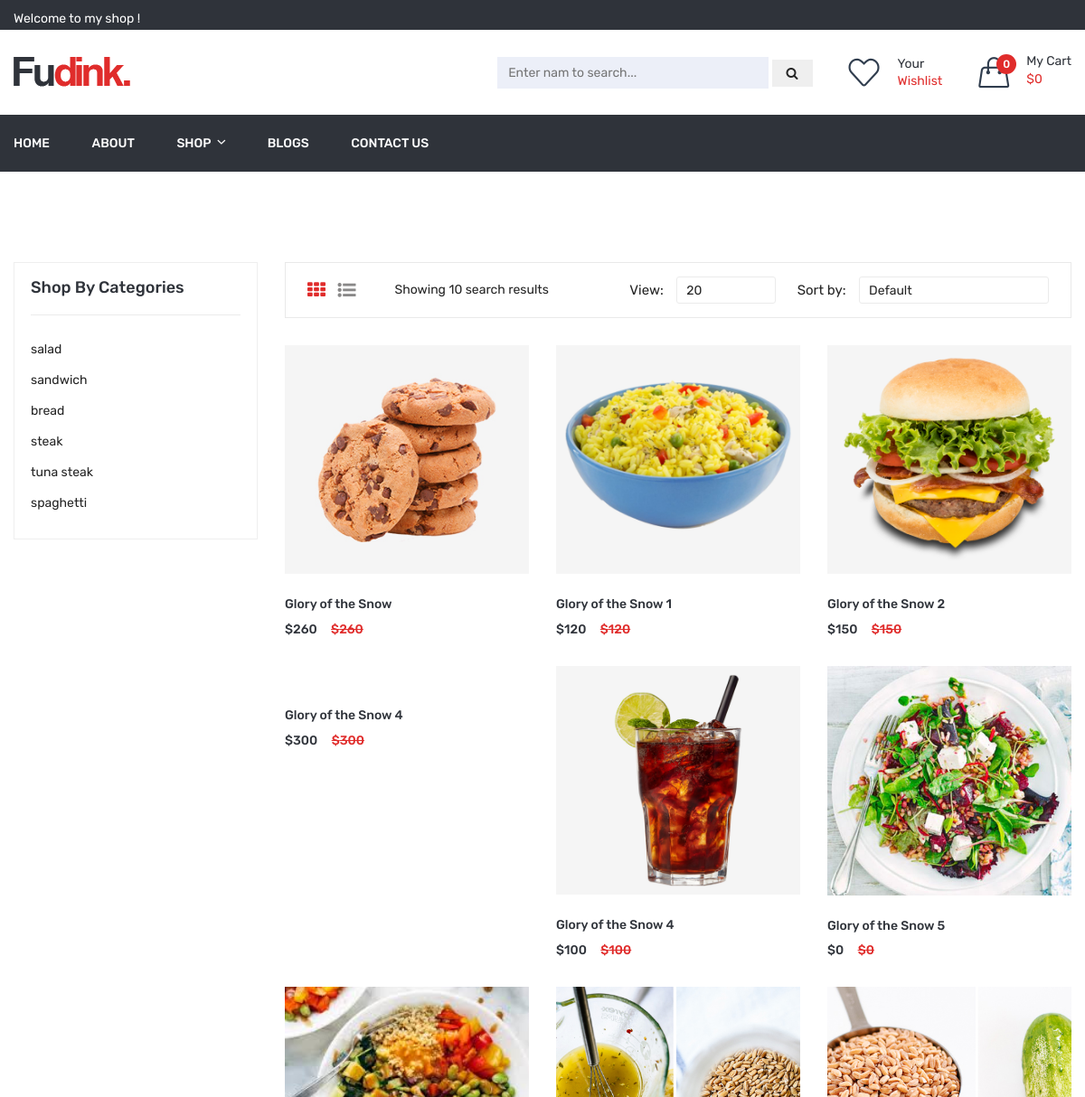
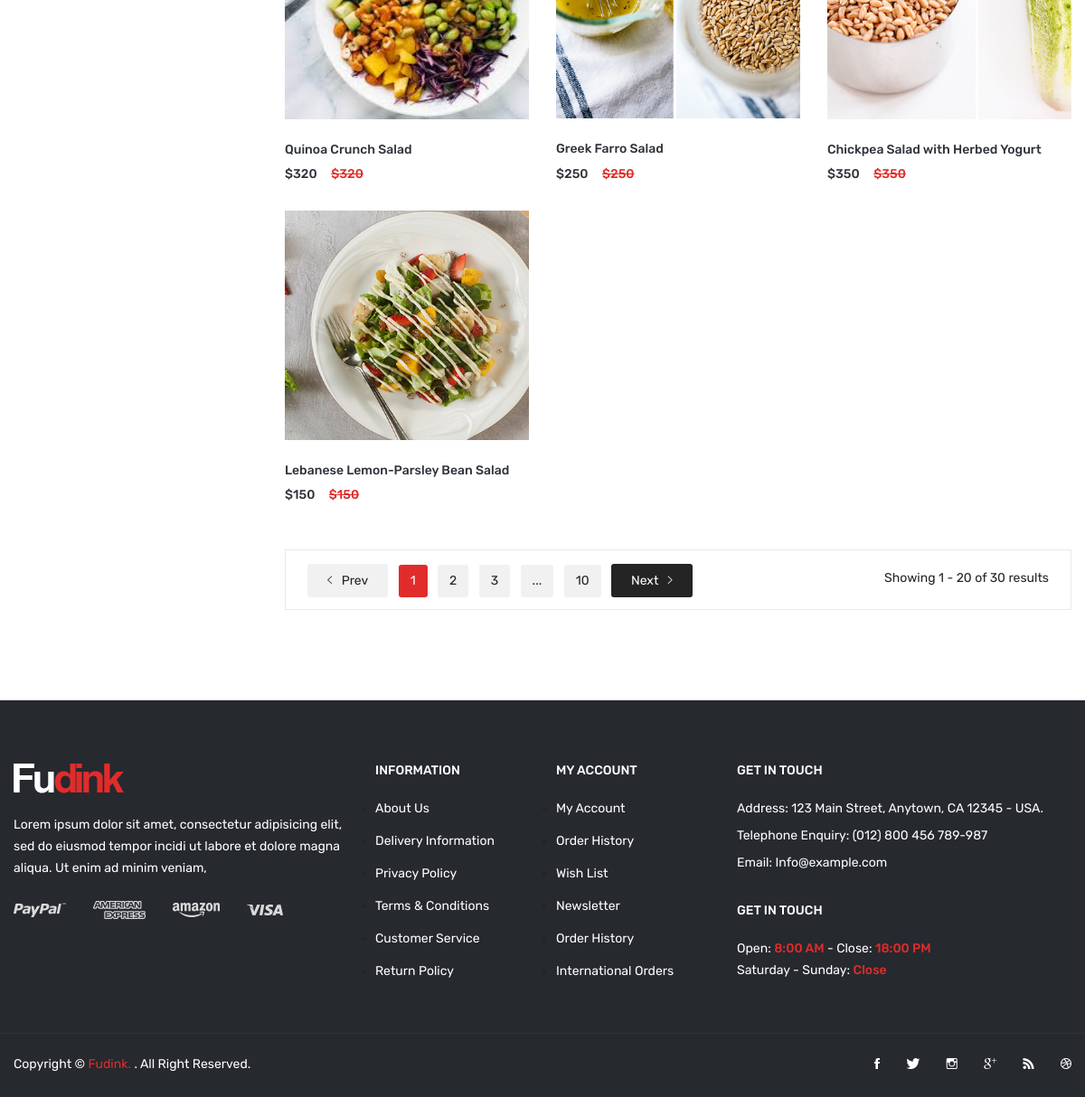
Screenshot of /search.php with the database file from the repository (2 pictures, top to bottom).
### tables this page shows
Create table product
(
  id int primary key auto_increment,
  name varchar(150) not null,
  price int not null default '0',
  sale_price int null default '0',
  image varchar(150) null,
  content text null,
  category_id int not null
);

Create table category
(
  id int primary key auto_increment,
  name varchar(100) not null unique,
  ordering int default '0',
  status tinyint(1) default '0'
);

### search.php (called while the page is built, shortened)
<?php
include 'header.php' ;
?>
<?php include "product/search-product.php" ?>
<?php include 'footer.php' ?>

### db/connect.php (called while the page is built, shortened)
<?php
$dns = "mysql:host=localhost;dbname=bkap";
$options = [
    PDO::MYSQL_ATTR_INIT_COMMAND => 'SET NAMES utf8',
    PDO::ATTR_ERRMODE => PDO::ERRMODE_EXCEPTION
];
try {
    $conn = new PDO($dns,'root','',$options);
} catch (PDOException $e) {
    echo $e->getMessage(); die;
}
function getAll($args = []){
    global $conn;
    $table = isset($args['table']) ? $args['table'] : '';
    $orderBy = isset($args['orderBy']) ? $args['orderBy'] : 'id';
    $where = isset($args['where']) ? $args['where'] : false;
    $orderCompare = isset($args['orderCompare']) ? $args['orderCompare'] : 'ASC';
    $rand = isset($args['rand']) ? true : false;
    $limit = isset($args['limit']) ? $args['limit'] : false;
    $sql = "SELECT * FROM $table ";
    if ($where) {
        $sql .= " WHERE $where ";
    }
    if ($rand) {
        $sql .= " Order By RAND()";
        if ($limit) {
             $sql .= " LIMIT $limit";
        }
    }else{
        $sql .= " Order By $orderBy $orderCompare ";
        if ($limit) {
             $sql .= " LIMIT $limit ";
        }
    }
    $stm = $conn->prepare($sql);
    $stm->setFetchMode(PDO::FETCH_ASSOC);
    $stm->execute();
    $result = $stm->fetchAll();
    return $result;
}
$cats = getAll(['table' => 'category']);
?>

### product/search-product.php (the view, shortened to what this page needs)
<?php
	$key = isset($_GET['key']) ? $_GET['key'] : '';
	$products = getAll(['table' => 'product','limit' => 10,'where' => "name LIKE '%$key%'"]);
 ?>
<div class="shop-page-area pt-100 pb-100">
    <div class="container">
        <div class="row flex-row-reverse">
            <div class="col-lg-9">
                <div class="shop-topbar-wrapper">
                    <div class="shop-topbar-left">
                        <ul class="view-mode">
                            <li class="active"><a href="#product-grid" data-view="product-grid"><i class="fa fa-th"></i></a></li>
                            <li ><a href="#product-list" data-view="product-list"><i class="fa fa-list-ul"></i></a></li>
                        </ul>
                        <p>Showing <?php echo count($products) ?> search results  </p>
                    </div>
                    <div class="product-sorting-wrapper">
                        <div class="product-shorting shorting-style">
                            <label>View:</label>
                            <select>
                                <option value=""> 20</option>
                            </select>
                        </div>
                        <div class="product-show shorting-style">
                            <label>Sort by:</label>
                            <select>
                                <option value="">Default</option>
                            </select>
                        </div>
                    </div>
                </div>
                <div class="grid-list-product-wrapper">
                    <div class="product-grid product-view pb-20">
                        <div class="row">
                        <?php array_walk($products , function($pro){ ?>
                            <div class="product-width col-xl-4 col-lg-4 col-md-4 col-sm-6 col-12 mb-30">
                                <div class="product-wrapper">
                                    <div class="product-img">
                                        <a href="detail.php?product=<?= $pro['id'] ?>">
                                            <img src="public/uploads/<?= $pro['image'] ?>" alt="">
                                        </a>
                                    </div>
                                    <div class="product-content">
                                        <h4>
                                            <a href="detail.php?product=<?= $pro['id'] ?>"><?= $pro['name'] ?></a>
                                        </h4>
                                        <div class="product-price-wrapper">
                                            <span>$<?= $pro['price'] ?></span>
                                            <span class="product-price-old">$<?= $pro['price'] ?> </span>
                                        </div>
                                    </div>
                                </div>
                            </div>
                           <?php }) ?>
                        </div>
                    </div>
                    <div class="pagination-total-pages">
                        <div class="pagination-style">
                            <ul>
                                <li><a class="prev-next prev" href="#"><i class="ion-ios-arrow-left"></i> Prev</a></li>
                                <li><a class="active" href="#">1</a></li>
                                <li><a href="#">2</a></li>
                                <li><a href="#">3</a></li>
                                <li><a href="#">...</a></li>
                                <li><a href="#">10</a></li>
                                <li><a class="prev-next next" href="#">Next<i class="ion-ios-arrow-right"></i> </a></li>
                            </ul>
                        </div>
                        <div class="total-pages">
                            <p>Showing 1 - 20 of 30 results  </p>
                        </div>
                    </div>
                </div>
            </div>
            <div class="col-lg-3">
                <div class="shop-sidebar-wrapper gray-bg-7 shop-sidebar-mrg">
                    <div class="shop-widget">
                        <h4 class="shop-sidebar-title">Shop By Categories</h4>
                        <div class="shop-catigory">
                            <ul id="faq">
                            <?php array_walk($cats, function($cat){ ?>
								<li><a href="product.php?category=<?= $cat['id'] ?>"><?= $cat['name'] ?></a></li>
							<?php }) ?>
                            </ul>
                        </div>
                    </div>
                </div>
            </div>
        </div>
    </div>
</div>

### rows the page displays
product: image (picture), name "Glory of the Snow", price "260"
product: image (picture), name "Glory of the Snow 1", price "120"
product: image (picture), name "Glory of the Snow 2", price "150"
product: name "Glory of the Snow 4", price "300"
product: image (picture), name "Glory of the Snow 4", price "100"
product: image (picture), name "Glory of the Snow 5", price "0"
product: image (picture), name "Quinoa Crunch Salad", price "320"
product: image (picture), name "Greek Farro Salad", price "250"
product: image (picture), name "Chickpea Salad with Herbed Yogurt", price "350"
product: image (picture), name "Lebanese Lemon-Parsley Bean Salad", price "150"
category: name "salad"
category: name "sandwich"
category: name "bread"
category: name "steak"
category: name "tuna steak"
category: name "spaghetti"

### other values shown
totalQtt() "0"
totalPrice() "0"
count($products) "10"
